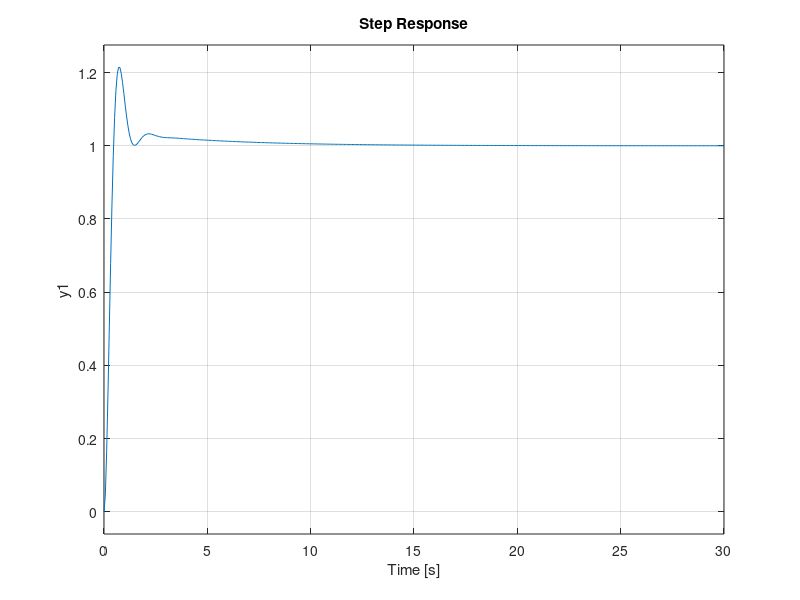

The MATLAB source for this figure:
A = [0 1 0;0 0 1;-5 -25 -5];
 
B = [0;25;-120];
 
C = [1 0 0];
 
D = [0];
 
[num den] = ss2tf(A,B,C,D) 
sys = tf(num,den);
step(sys)